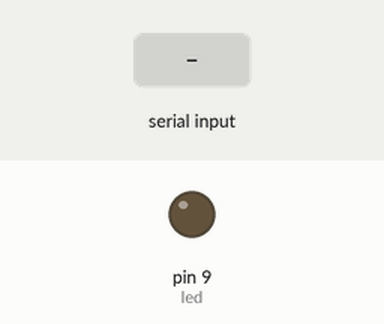
Simulated run of this sketch. Board: Arduino Uno, built with avr-gcc and run on an emulated ATmega328P. On the bench: output pins drawn as LEDs (lit = HIGH). Inputs (shaded band) come from the test bench.

Above: at 1.2 s.
1.3 s: byte 30 received over Serial
At 2.5 s:
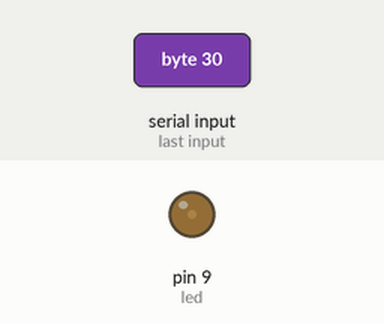
2.8 s: byte 90 received over Serial
At 3.7 s:
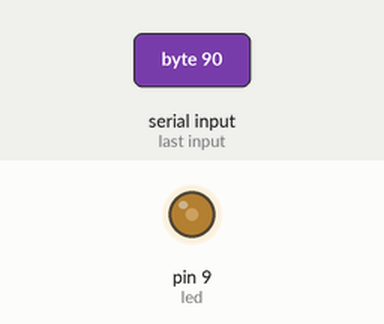
Timing chart, 0 to 5.8 s (numbered marks = the images above; inputs shaded):
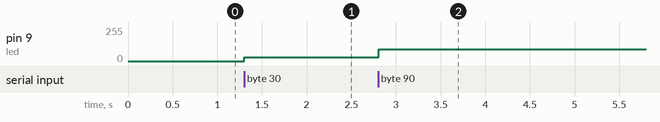

Measured:
- after the input at 1.3 s, pin 9 (led): 0/255 → 30/255 at once
- after the input at 2.8 s, pin 9 (led): 30/255 → 90/255 at once

The sketch:

analog_output_option1.ino
```cpp
// Analog output controlled from Max
// - - - - - - - option 1: reading bytes

// variable to hold LED's pin number
int led = 9;

void setup()
{
  // We don't need to set the pinMode as OUTPUT
  Serial.begin(9600);
}

void loop()
{
  // if there's any serial available, read it:
  while(Serial.available()){
    // read the byte (value 0 - 255) in the serial stream:
    byte LEDpwm = Serial.read();
    // use the analogWrite function for PWM
    analogWrite(led, LEDpwm);
  }
  delay(10);
}
```
